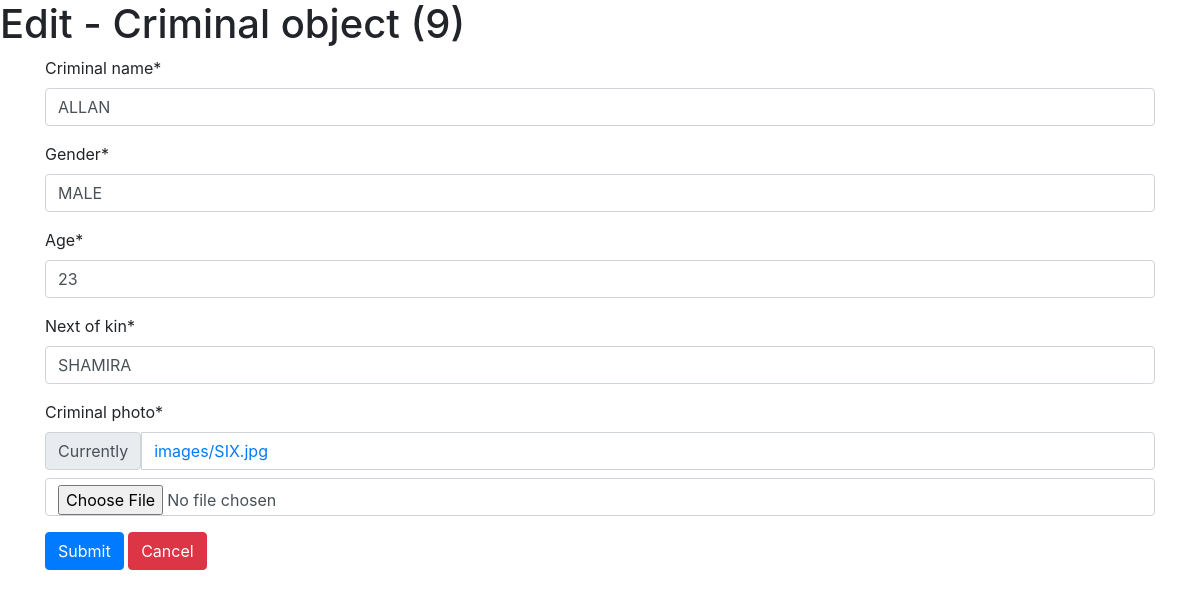
Page /edit_criminal/9/ (signed in) on the committed database.
### my_app/models.py (models this page shows)
class Criminal(models.Model):
    criminal_name = models.CharField(max_length = 40)
    gender = models.CharField(max_length = 12)
    age = models.IntegerField()
    next_of_kin = models.CharField(max_length = 30)
    criminal_photo = models.ImageField(upload_to ="images/", default="")

### my_app/views.py (the view)
# urls.py: path('edit_criminal/<int:criminal_id>/', edit_criminal_view, name='edit_criminal_page'),
@login_required
def edit_criminal_view(request, criminal_id):
        message = ''
        criminal = Criminal.objects.get(id=criminal_id)
        if request.method == "POST":
                criminal_form =CriminalForm(request.POST, instance =criminal)
                if criminal_form.is_valid():
                        criminal_form.save()
                        message = "changes saved sucessfully!"
                else:
                        message = "form has invalid data"
                        return redirect(add_criminal_view)
        else:
                        criminal_form =CriminalForm(instance=criminal)
        context ={
                'form': criminal_form,
                'criminal': criminal,
                'message': message
        }
        return render(request, 'edit_criminal.html', context)

### my_app/forms.py
class CriminalForm(ModelForm):
    class Meta:
        model = Criminal
        fields = '__all__'

### my_app/templates/edit_criminal.html (shortened to what this page needs)
<!DOCTYPE html>
<html>
    {% load crispy_forms_tags %}
    {% load static %}
<head>
    <link rel="stylesheet" href="{% static 'css/bootstrap.min.css' %}">
</head>
<body>
    <h1>Edit - {{criminal}}</h1>
    <div class="container">
        <form method="POST">
            {{ form|crispy }}
            <input type="submit" class="btn btn-primary">
           <a class="btn btn-danger" href="{% url 'add_criminal_page'%}">Cancel</a>
        </form>
    </div>
</body>
</html>

### rows in the picture
Criminal: id "Criminal object (9)", criminal_name "ALLAN", gender "MALE", age "23", next_of_kin "SHAMIRA"
